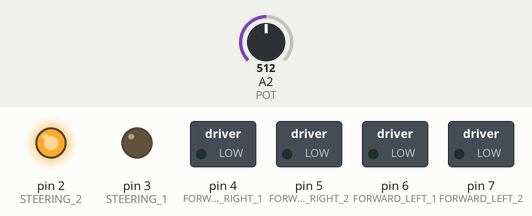
This sketch was run on a simulated Arduino Uno, built with avr-gcc and run on an emulated ATmega328P. Parts: switched loads named in the sketch (green lamp = pin HIGH), output pins drawn as LEDs (lit = HIGH). Inputs (shaded band) come from the test bench; at power-on: A2 (POT) = 512.

Above: at 5.2 s.
5.3 s: A2 (POT) set to 518
At 6.5 s:
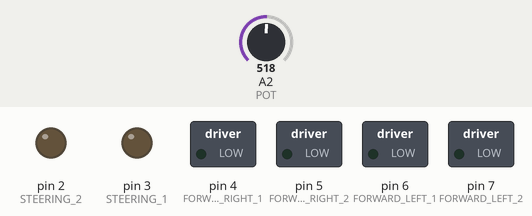
6.8 s: A2 (POT) set to 716
At 7.7 s:
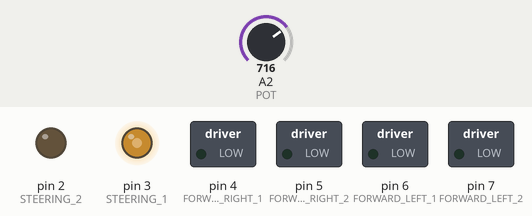
Timing chart, 0 to 9.8 s (numbered marks = the images above; inputs shaded):
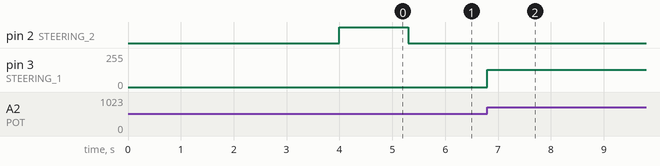

The sketch:

driving.ino
```cpp
// Stroller controller compatible with: s<steer>l<left_pwm>r<right_pwm>\n
// Original hardware convention: steering -7 = left, +7 = right.
const unsigned int MAX_INPUT = 20;
const int STEERING_1 = 3;
const int STEERING_2 = 2;
const int FORWARD_RIGHT_1 = 4;
const int FORWARD_RIGHT_2 = 5;
const int FORWARD_LEFT_1 = 6;
const int FORWARD_LEFT_2 = 7;
const int POT = A2;
const int STEERING_SPEED = 128;
const int RESISTANCE_MOST_LEFT = 600;
const int RESISTANCE_MOST_RIGHT = 445;
const int MAX_STEERING_STEP = 7;
const unsigned long COMMAND_INTERVAL_MS = 50;
const unsigned long COMMAND_TIMEOUT_MS = 300;

int angle = 0;
int leftSpeed = 0;
int rightSpeed = 0;
unsigned long lastControlTime = 0;
unsigned long lastPacketTime = 0;

void setMotorSpeed(int pinForward, int pinReverse, int speed) {
  speed = constrain(speed, -255, 255);
  if (speed > 0) {
    analogWrite(pinForward, speed);
    analogWrite(pinReverse, LOW);
  } else {
    analogWrite(pinForward, LOW);
    analogWrite(pinReverse, -speed);
  }
}

void processData(const char *data) {
  const char *s = strchr(data, 's');
  const char *l = strchr(data, 'l');
  const char *r = strchr(data, 'r');
  if (s == NULL || l == NULL || r == NULL || !(s < l && l < r)) return;
  angle = constrain(atoi(s + 1), -MAX_STEERING_STEP, MAX_STEERING_STEP);
  leftSpeed = constrain(atoi(l + 1), -255, 255);
  rightSpeed = constrain(atoi(r + 1), -255, 255);
  lastPacketTime = millis();
}

void readSerial() {
  static char line[MAX_INPUT];
  static unsigned int pos = 0;
  while (Serial.available() > 0) {
    char value = Serial.read();
    if (value == '\n') {
      line[pos] = '\0';
      processData(line);
      pos = 0;
    } else if (value != '\r' && pos < MAX_INPUT - 1) {
      line[pos++] = value;
    }
  }
}

void setup() {
  Serial.begin(115200);
  pinMode(POT, INPUT);
  pinMode(STEERING_1, OUTPUT);
  pinMode(STEERING_2, OUTPUT);
  pinMode(FORWARD_RIGHT_1, OUTPUT);
  pinMode(FORWARD_RIGHT_2, OUTPUT);
  pinMode(FORWARD_LEFT_1, OUTPUT);
  pinMode(FORWARD_LEFT_2, OUTPUT);
  delay(4000);
}

void loop() {
  readSerial();
  unsigned long now = millis();
  if (now - lastPacketTime > COMMAND_TIMEOUT_MS) {
    leftSpeed = 0;
    rightSpeed = 0;
  }
  if (now - lastControlTime < COMMAND_INTERVAL_MS) return;
  int resistance = analogRead(POT);
  int currentAngle = map(resistance, RESISTANCE_MOST_LEFT,
                         RESISTANCE_MOST_RIGHT, -MAX_STEERING_STEP,
                         MAX_STEERING_STEP + 1);
  if (currentAngle == angle) {
    analogWrite(STEERING_1, LOW);
    analogWrite(STEERING_2, LOW);
  } else if (currentAngle > angle) {
    analogWrite(STEERING_1, LOW);
    analogWrite(STEERING_2, STEERING_SPEED);
  } else {
    analogWrite(STEERING_1, STEERING_SPEED);
    analogWrite(STEERING_2, LOW);
  }
  setMotorSpeed(FORWARD_LEFT_1, FORWARD_LEFT_2, leftSpeed);
  setMotorSpeed(FORWARD_RIGHT_1, FORWARD_RIGHT_2, rightSpeed);
  lastControlTime = now;
}
```

Measured:
- the behaviour switches between 517 and 518 on A2 (POT) (found by bisection; images 0 and 1)
- after the input at 5.3 s, pin 2 (STEERING_2): HIGH → LOW at once
- after the input at 6.8 s, pin 3 (STEERING_1): 0/255 → 128/255 at once
